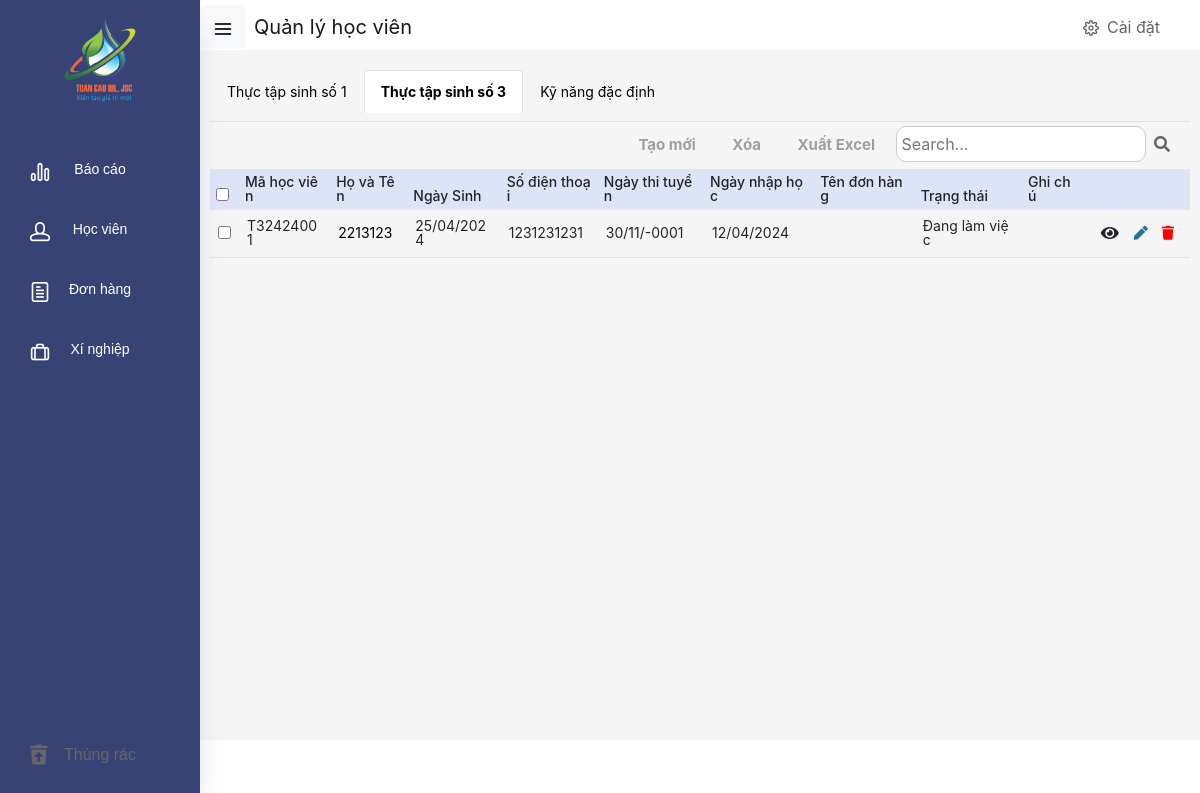
Screenshot of /index.php?type=3 (signed in) with the database file from the repository.
### tables this page shows
CREATE TABLE `student` (
  `mhv` varchar(9) NOT NULL,
  `ho_ten` varchar(50) DEFAULT NULL,
  `ngay_sinh` date DEFAULT NULL,
  `gioi_tinh` varchar(5) NOT NULL,
  `file_anh` varchar(200) NOT NULL,
  `ho_chieu` varchar(8) DEFAULT NULL,
  `ngay_cap_hc` date DEFAULT NULL,
  `noi_cap_hc` text NOT NULL,
  `CCCD` varchar(12) DEFAULT NULL,
  `ngay_cap_cccd` date DEFAULT NULL,
  `noi_cap_cccd` int(50) NOT NULL,
  `ho_khau` varchar(100) DEFAULT NULL,
  `dia_chi` text NOT NULL,
  `sdt` varchar(10) DEFAULT NULL,
  `ngay_thi` date DEFAULT NULL,
  `co_quan` varchar(50) DEFAULT NULL,
  `ngay_DKXC` date DEFAULT NULL,
  `ngayXC` date DEFAULT NULL,
  `dukien_venuoc` date DEFAULT NULL,
  `nganh_nghe` varchar(50) DEFAULT NULL,
  `xi_nghiep` varchar(50) DEFAULT NULL,
  `nghiep_doan` varchar(50) DEFAULT NULL,
  `noi_lam_viec` varchar(50) DEFAULT NULL,
  `note` varchar(200) DEFAULT NULL,
  `type_hv` varchar(2) NOT NULL,
  `ngay_nhaphoc` date NOT NULL,
  `order_name` varchar(20) NOT NULL,
  `status` varchar(20) NOT NULL,
  `tinh` text NOT NULL
);

### modules/hocvien/danhsachtt3.php (the view, shortened to what this page needs)
<?php
include 'config.php';
$res = mysqli_query($mysqli, "SELECT * FROM student WHERE type_hv='3' ORDER BY CONCAT(SUBSTRING(mhv, 3, 2), SUBSTRING(mhv, -3)) ASC;");
if ($res === false) {
    echo "Error: " . mysqli_error($mysqli);
} else {
    ?>
    <div class="loai_hv">
        <ul class="nav nav-tabs">
            <li class="nav-item">
                <a class="nav-link" href="?type=1" style="text-decoration: none;color:black" >Thực tập sinh số 1</a>
            </li>
            <li class="nav-item">
                <a class="nav-link active" href="?type=3" style="text-decoration: none;color:black" >Thực tập sinh số 3</a>
            </li>
            <li class="nav-item">
                <a class="nav-link" href="?type=dd" style="text-decoration: none;color:black" >Kỹ năng đặc định</a>
            </li>
        </ul>
    </div>
    <div class="function" style="text-align: right;">
    <a href="?function=them" ><button class="nut-them">Tạo mới</button></a>
        <a href="javascript:void(0)" onclick="delete_all()"><button class="nut-xoa">Xóa</button></a>
        <a href="javascript:void(0)" onclick="xuatfile()"><button class="nut-xuat">Xuất Excel</button></a>
        <input type="text" class="search-input" placeholder="Search...">
        <i class="fas fa-search search-icon"></i>
    </div>
    <div class="content">
    <div class="table-container" style="max-height: 500px; overflow: auto;">
            <form method="post" id="frm">
                <table class="table table-hover table-stripe">
                <thead class="color-head">
                    <tr>
                        <th><input type="checkbox" onclick="select_all()" id="select-all-checkbox"/></th>
                        <th>Mã học viên</th>
                        <th>Họ và Tên</th>
                        <th>Ngày Sinh</th>
                        <th>Số điện thoại</th>
                        <th>Ngày thi tuyển</th>
                        <th>Ngày nhập học</th>
                        <th>Tên đơn hàng</th>
                        <th>Trạng thái</th>
                        <th>Ghi chú</th>
                        <th></th>
                    </tr>
                    </thead>
                    <?php
                    while ($row = mysqli_fetch_assoc($res)) {
                        ?>
                        <tr id="box<?php echo $row['mhv']?>">
                            <td><input type="checkbox" id="<?php echo $row['mhv']?>" name="checkbox[]" value="<?php echo $row['mhv']?>"/></td>
                            <td><?php echo $row['mhv'] ?></td>
                            <td><a href="index.php?action=view&mhv=<?php echo $row['mhv']; ?>"
                            class="view" style="text-decoration: none;color:black" >
                            <?php echo $row['ho_ten'] ?></a></td>
                            <td><?php echo date('d/m/Y', strtotime($row['ngay_sinh'])) ?></td>
                            <td><?php echo $row['sdt'] ?></td>
                            <td><?php echo date('d/m/Y', strtotime($row['ngay_thi'])) ?></td>
                            <td><?php echo date('d/m/Y', strtotime($row['ngay_nhaphoc'])) ?></td>
                            <td><?php echo $row['order_name'] ?></td>
                            <td><?php echo $row['status'] ?></td>
                            <td><?php echo $row['note'] ?></td>
                            <td>
                            <div style="display:flex" class="action-buttons">
                                <a href="index.php?action=view&mhv=<?php echo $row['mhv']; ?>" class="view" style="text-decoration: none;">
                                    <span class="btn btn-sm"><i class="fas fa-eye"></i></span>
                                </a>
                                <form action="?edit=sua&mhv=<?php echo $row['mhv']; ?>" method="GET">
                                    <button class="sua" style="border: none; background: none; color: inherit;"><i class="fas fa-pen edit"></i></button>
                                </form>
                                <form action="modules/hocvien/delete.php" method="POST">
                                    <button type="submit" class="xoa" style="border: none; background: none; color: inherit;"><i class="fas fa-trash trash"></i></button>
                                </form>
                            </div>
                            </td>
                        </tr>
                        <?php
                    }
                    ?>
                </table>
            </form>
        </div>
    </div>
    <?php
}
?>

### css/main.css (style rules this page uses)
.table-container { margin-top: 4px; position: relative; max-height: 500px; overflow-y: auto; }
.color-head { background: rgb(218, 226, 253); }
.table th, td { padding: 6px; text-align: left; }
.function a { padding-top: 6px; color: #9f9f9f; font-weight: bold; font-size: 15px; text-decoration: none; }
.function .nut-them { color: #9f9f9f; background: inherit; border: none; border-radius: 2rem; padding: 0.5rem 1rem; }
.function .nut-xoa { color: #9f9f9f; background: inherit; border: none; border-radius: 2rem; padding: 0.5rem 1rem; }
.function .nut-xuat { color: #9f9f9f; background: inherit; border: none; border-radius: 2rem; padding: 0.5rem 1rem; }
.search-input { width: 250px; padding: 5px 30px 5px 5px; border: 1px solid #ccc; border-radius: 10px; outline: none; margin-top: 4px; margin-right: 4px; }
.search-icon { color: #666; margin-right: 20px; }
ul { padding: 10px; }
.trash { color: red; }
.edit { color: rgb(38, 115, 163); }
.action-buttons { display: flex; align-items: center; }
.action-buttons form { margin-right: 2px; }

### rows the page displays
student: mhv "T32424001", ho_ten "2213123", ngay_sinh "25/04/2024", sdt "1231231231", ngay_thi "30/11/-0001", ngay_nhaphoc "12/04/2024", status "Đang làm việc"

### other values shown
$pageTitle "Quản lý học viên"
